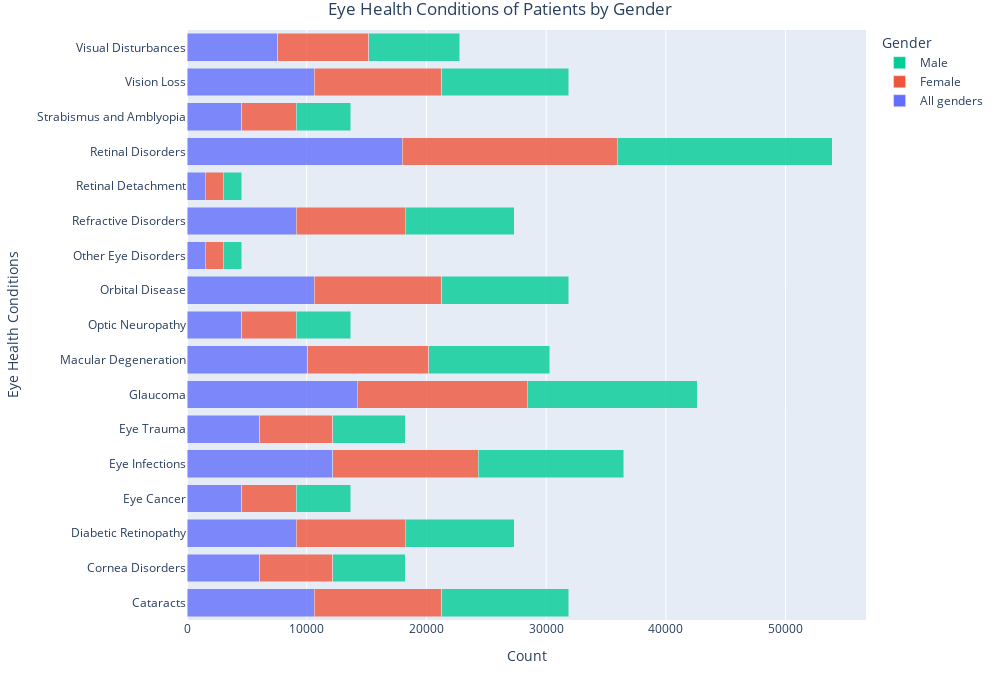

The code cell stored with this chart in its notebook:
### Code cell
# Create the crosstab
category_gender = pd.crosstab(df_Eye_Hlth['New_Category'], df_Eye_Hlth['Gender'])


# Define the bar plot
fig = go.Figure()

for gender in category_gender.columns:
    fig.add_trace(go.Bar(
        y=category_gender.index,
        x=category_gender[gender],
        name=gender,
        orientation='h',
        hovertemplate='%{x}',
        hoverinfo='x',
        marker=dict(opacity=0.8)
    ))

# Set the layout of the plot
fig.update_layout(
    barmode='stack',
    width=1000,
    height=700,
    hovermode='closest',
    title='Eye Health Conditions of Patients by Gender',
    title_x=0.5,
    margin=dict(t=30), # Set the top margin to 80 pixels,
    xaxis=dict(title='Count', tickformat='.0f'),
    yaxis=dict(title='Eye Health Conditions', tickformat='.0f'),
    legend=dict(title='Gender')
)

# Show the plot
fig.show()

### Figure 1 — Plotly figure (JSON) as saved in the notebook; plotly's stock layout.template omitted (floating-point values rounded to 4 significant figures)
{"data": [{"hoverinfo": "x", "hovertemplate": "%{x}", "marker": {"opacity": 0.8}, "name": "All genders", "orientation": "h", "type": "bar", "x": [10640, 6080, 9120, 4560, 12160, 6080, 14220, 10100, 4560, 10640, 1520, 9120, 1520, 17970, 4560, 10640, 7600], "y": ["Cataracts", "Cornea Disorders", "Diabetic Retinopathy", "Eye Cancer", "Eye Infections", "Eye Trauma", "Glaucoma", "Macular Degeneration", "Optic Neuropathy", "Orbital Disease", "Other Eye Disorders", "Refractive Disorders", "Retinal Detachment", "Retinal Disorders", "Strabismus and Amblyopia", "Vision Loss", "Visual Disturbances"]}, {"hoverinfo": "x", "hovertemplate": "%{x}", "marker": {"opacity": 0.8}, "name": "Female", "orientation": "h", "type": "bar", "x": [10633, 6076, 9114, 4557, 12152, 6076, 14211, 10093, 4557, 10633, 1519, 9114, 1519, 17958, 4557, 10633, 7595], "y": ["Cataracts", "Cornea Disorders", "Diabetic Retinopathy", "Eye Cancer", "Eye Infections", "Eye Trauma", "Glaucoma", "Macular Degeneration", "Optic Neuropathy", "Orbital Disease", "Other Eye Disorders", "Refractive Disorders", "Retinal Detachment", "Retinal Disorders", "Strabismus and Amblyopia", "Vision Loss", "Visual Disturbances"]}, {"hoverinfo": "x", "hovertemplate": "%{x}", "marker": {"opacity": 0.8}, "name": "Male", "orientation": "h", "type": "bar", "x": [10633, 6076, 9114, 4557, 12152, 6076, 14211, 10093, 4557, 10633, 1519, 9114, 1519, 17958, 4557, 10633, 7595], "y": ["Cataracts", "Cornea Disorders", "Diabetic Retinopathy", "Eye Cancer", "Eye Infections", "Eye Trauma", "Glaucoma", "Macular Degeneration", "Optic Neuropathy", "Orbital Disease", "Other Eye Disorders", "Refractive Disorders", "Retinal Detachment", "Retinal Disorders", "Strabismus and Amblyopia", "Vision Loss", "Visual Disturbances"]}], "layout": {"barmode": "stack", "height": 700, "hovermode": "closest", "legend": {"title": {"text": "Gender"}}, "margin": {"t": 30}, "title": {"text": "Eye Health Conditions of Patients by Gender", "x": 0.5}, "width": 1000, "xaxis": {"tickformat": ".0f", "title": {"text": "Count"}}, "yaxis": {"tickformat": ".0f", "title": {"text": "Eye Health Conditions"}}}}
